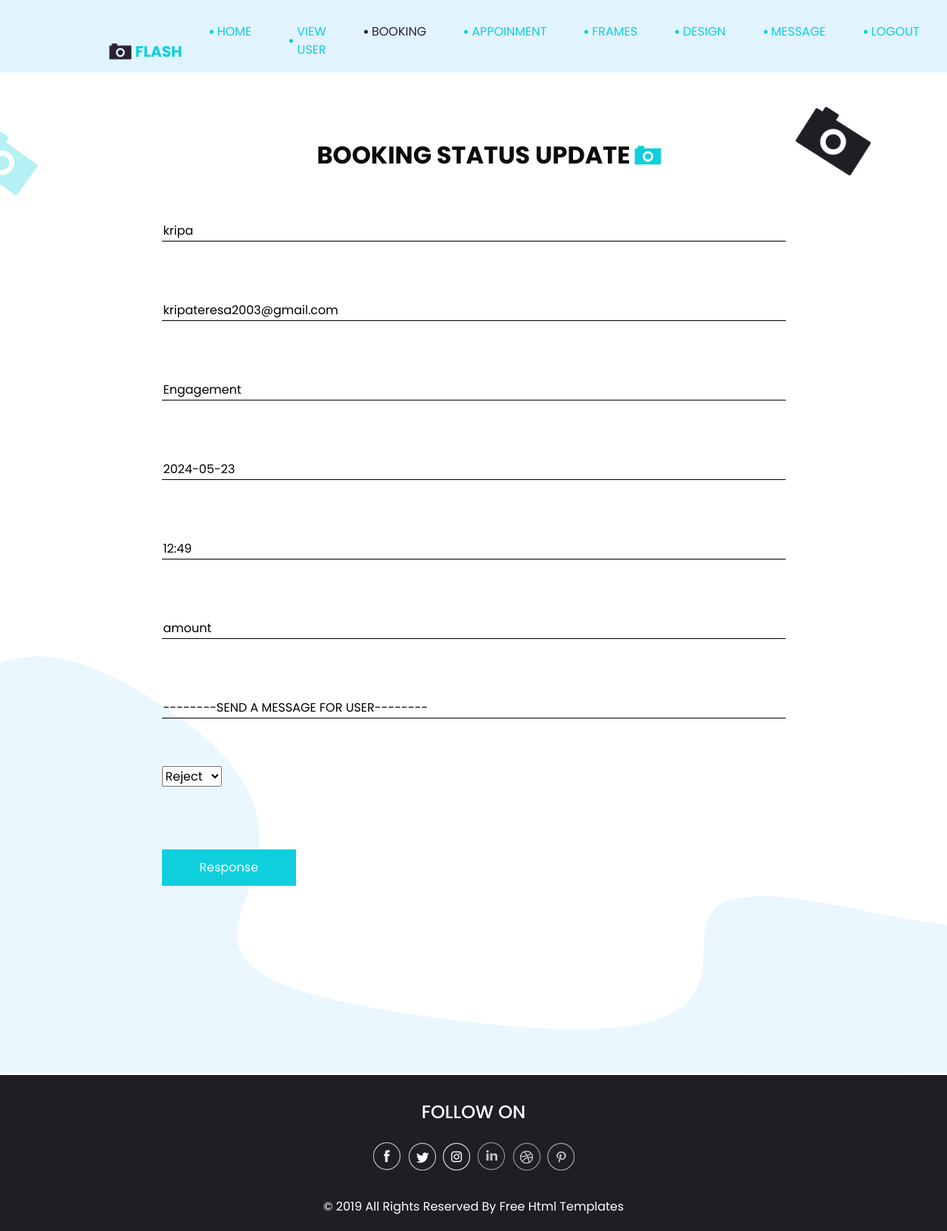
The page /admin_booking/4 on the database its author committed.
### studio_app/models.py (models this page shows)
class bookings(models.Model):
    name=models.CharField(max_length=20,null=True)
    phone =models.CharField(max_length=20,null=True)
    event = models.CharField(max_length=10,null=True)
    other = models.CharField(max_length=10,null=True)
    date=models.CharField(max_length=30,null=True)
    time = models.CharField(max_length=30,null=True)
    place = models.CharField(max_length=10,null=True)
    amount=models.IntegerField()
    status = models.CharField(max_length=20, null=True)
    message = models.CharField(max_length=20, null=True)
    payment_status = models.CharField(max_length=20,default="not paid")

### studio_app/views.py (the view, shortened to what this page needs)
# urls.py: path('admin_booking/<int:id>', views.admin_booking),
def admin_booking(req,id):
    data = bookings.objects.get(pk=id)
    return render(req, 'bookingedit.html',{'data':data})

### template/bookingedit.html (shortened to what this page needs)
<!DOCTYPE html>
<html xmlns="http://www.w3.org/1999/html" xmlns="http://www.w3.org/1999/html">
<head>
  {% load static %}
  <link rel="stylesheet" type="text/css" href="{% static 'css/bootstrap.css' %}" />
  <link href="{% static 'css/style.css' %}" rel="stylesheet" />
  <link href="{% static 'css/responsive.css' %}" rel="stylesheet" />
</head>
<body class="sub_page">
  <div class="hero_area">
    <header class="header_section">
      <div class="container-fluid">
        <div class="row">
          <div class="col-lg-11 offset-lg-1">
            <nav class="navbar navbar-expand-lg custom_nav-container ">
              <a class="navbar-brand" href="index.html">
                <img src="{% static 'images/logo.png' %}" alt="">
                <span>
                  Flash
                </span>
              </a>
               <div class="collapse navbar-collapse" id="navbarSupportedContent">
                <div class="d-flex ml-auto flex-column flex-lg-row align-items-center">
                  <ul class="navbar-nav  ">
                    <li class="nav-item">
                      <a class="nav-link" href="/admin_index">Home <span class="sr-only">(current)</span></a>
                    </li>
                   <li class="nav-item">
                      <a class="nav-link" href="/admin_view_user">View User</a>
                    </li>
                    <li class="nav-item  active">
                      <a class="nav-link" href="/admin_booking">Booking</a>
                    </li>
                     <li class="nav-item">
                      <a class="nav-link" href="/admin_appoinment">Appoinment</a>
                    </li>
                       <nav id="colorNav">
                        <li class="nav-item">
                            <a href="#" class="nav-link">Frames</a>
                        </li>
                   </nav>
                     <li class="nav-item">
                      <a class="nav-link" href="/admin_design">Design</a>
                    </li>
                      <nav id="message">
                        <li class="nav-item">
                            <a href="#" class="nav-link">Message</a>
                        </li>
                   </nav>
                    <li class="nav-item">
                      <a class="nav-link" href="/logout">Logout</a>
                    </li>
                  </ul>
                </div>
              </div>
            </nav>
          </div>
        </div>
      </div>
    </header>
  </div>
  <section class="contact_section layout_padding">
    <div class="bg-img1">
      <img src="{% static 'images/bg-img-1.png' %}" alt="">
    </div>
    <div class="bg-img2">
      <img src="{% static 'images/bg-img-2.png' %}" alt="">
    </div>
    <div class="container">
      <div class="heading_container">
        <h2>
          Booking Status Update
        </h2>
      </div>
       </div>
      <div class="">
        <div class="row">
          <div class="col-md-8 mx-auto">
            <form action="" method="post" enctype="multipart/form-data">
                <div class="contact_form-container">
                <div>
  <input type="text" value="{{data.name}}" name="u_name"> <br><br><br>
  <input type="text" value="{{data.phone}}" name="e_mail"> <br><br><br>
  <input type="text" value="{{data.event}}" name="pho"> <br><br><br>
 <input type="text" value="{{data.date}}" name="pass"> <br><br><br>
 <input type="text" value="{{data.time}}" name="pass"> <br><br><br>
<input type="text" placeholder="amount" name="amount" required> <br><br><br>
<input type="text" placeholder="--------SEND A MESSAGE FOR USER--------" name="message"> <br><br><br>
    <select name="status">
                        <option selected="Reject">Reject</option>
                    </select><br><br><br>
<button type="submit">Response</button>
                </div>
              </div>
            </form>
          </div>
        </div>
      </div>
  </section>
  <section class="info_section ">
    <div class="container">
      <div class="info_container">
        <div class="info_social">
          <div class="d-flex justify-content-center">
            <h4 class="">
              Follow on
            </h4>
          </div>
          <div class="social_box">
            <a href="">
              <img src="{% static 'images/fb.png' %}" alt="">
            </a>
            <a href="">
              <img src="{% static 'images/twitter.png' %}" alt="">
            </a>
            <a href="">
              <img src="{% static 'images/instagram.png' %}" alt="">
            </a>
            <a href="">
              <img src="{% static 'images/linkedin.png' %}" alt="">
            </a>
            <a href="">
              <img src="{% static 'images/dribble.png' %}" alt="">
            </a>
            <a href="">
              <img src="{% static 'images/pinterest.png' %}" alt="">
            </a>
          </div>
        </div>
      </div>
    </div>
  </section>
  <section class="container-fluid footer_section">
    <div class="container">
      <p>
        &copy; 2019 All Rights Reserved By
        <a href="https://html.design/">Free Html Templates</a>
      </p>
    </div>
  </section>
</body>
</html>

### static/css/responsive.css (style rules this page uses)
@media (min-width: 1200px) { .container { max-width: 1170px; } }

### rows shown on the page
bookings: u_name "kripa", e_mail "kripateresa2003@gmail.com", pho "Engagement", pass "2024-05-23", pass "12:49"
